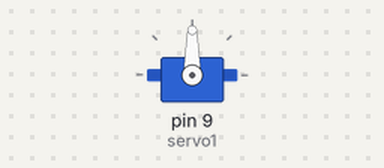
A sketch run on a simulated Arduino Uno, built with avr-gcc and run on an emulated ATmega328P. Parts: servo.

Above: at 0.05 s.
Timing chart, 0 to 3.0 s (numbered marks = the images above):
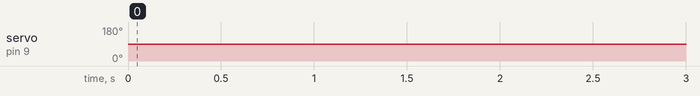

The sketch:

Servo_Sweep.ino
```cpp
#include <Servo.h>

Servo servo1;

void setup()  {
  servo1.attach(9);
}


void loop()  {
  servo1.write(90);
  delay(100);
  servo1.write(0);

}
```

Measured:
- by itself, servo on pin 9 (servo1): 90° → 0° at 130 s
